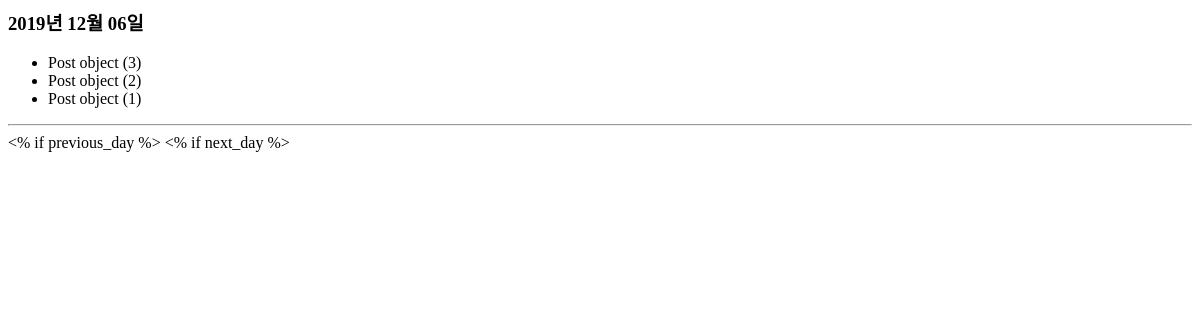
/blog/archive/2019/12/06/, run on an earlier commit of the app's database.
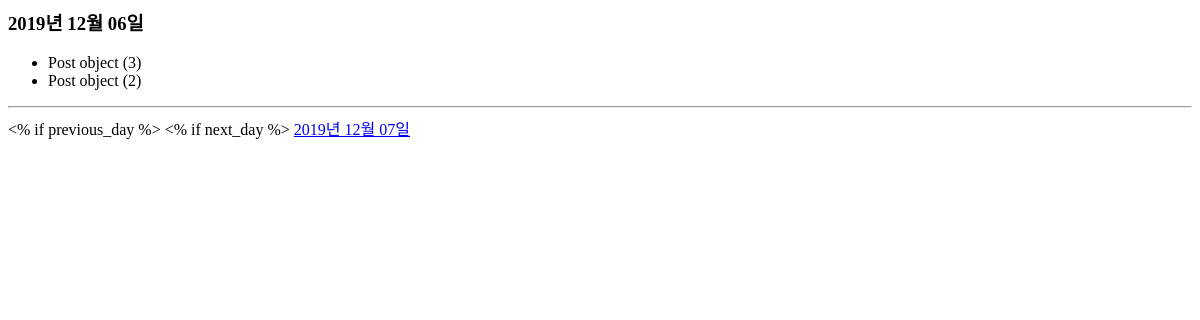
And on a later commit of the database.
### blog/models.py (models this page shows, shortened)
class Post(models.Model):
    title = models.CharField(max_length=100)
    content = models.TextField()
    updated_at = models.DateTimeField(auto_now=True)

### blog/views.py (the view)
# urls.py: re_path(r'^archive/(?P<year>\d{4})/(?P<month>\d{1,2})/(?P<day>\d{1,2})/', views.PostDayArchiveView.as_view(), name='post_archive_day'),
class PostDayArchiveView(DayArchiveView):
    model = Post
    date_field = 'updated_at'
    month_format = '%m'

### blog/templates/blog/post_archive_day.html (shortened to what this page needs)
<h3>{{ day|date:"Y년 m월 d일" }}</h3>
<ul>
  {% for post in object_list %}
<li>
   {{ post }}
</li>
  {% endfor %}
</ul>
<hr/>
<% if previous_day %>
<% if next_day %>
<a href="{% url "blog:post_archive_day" next_day|date:"Y" next_day|date:"m" next_day|date:"d" %}">
 {{ next_day|date:"Y년 m월 d일" }}
</a>

What changed in the data, as far as the page shows it:
removed Post: id "Post object (1)"
Also different on the page:
{{ next_day|date:"Y년 m월 d일" }}: (not shown) → "2019년 12월 07일"
